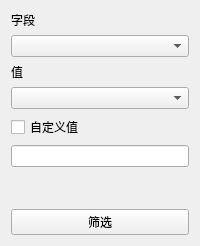
       <widget class="QWidget" name="tab_4">
        <attribute name="title">
         <string>筛选</string>
        </attribute>
        <layout class="QVBoxLayout" name="verticalLayout_8">
         <item>
          <widget class="QLabel" name="label_13">
           <property name="text">
            <string>字段</string>
           </property>
          </widget>
         </item>
         <item>
          <widget class="QComboBox" name="comboBoxCol"/>
         </item>
         <item>
          <widget class="QLabel" name="label_14">
           <property name="text">
            <string>值</string>
           </property>
          </widget>
         </item>
         <item>
          <widget class="QComboBox" name="comboBoxVal"/>
         </item>
         <item>
          <widget class="QCheckBox" name="checkBoxCusVal">
           <property name="text">
            <string>自定义值</string>
           </property>
          </widget>
         </item>
         <item>
          <widget class="QLineEdit" name="lineEditVal"/>
         </item>
         <item>
          <spacer name="verticalSpacer_3">
           <property name="orientation">
            <enum>Qt::Vertical</enum>
           </property>
           <property name="sizeHint" stdset="0">
            <size>
             <width>20</width>
             <height>36</height>
            </size>
           </property>
          </spacer>
         </item>
         <item>
          <widget class="QPushButton" name="filterButton">
           <property name="text">
            <string>筛选</string>
           </property>
          </widget>
         </item>
        </layout>
       </widget>
